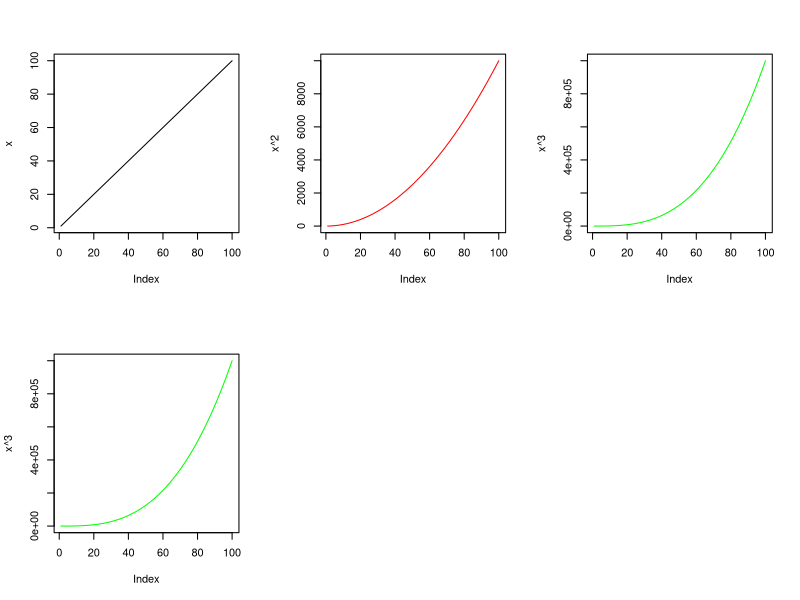

Generate this figure with R:
par( mfrow = c( 2, 3 ) )
x <- c(1:100)
plot(x, type="l")

plot(x^2, type="l", col="red")

plot(x^3, type="l", col="green")

plot(x^3, type="l", col="green")
